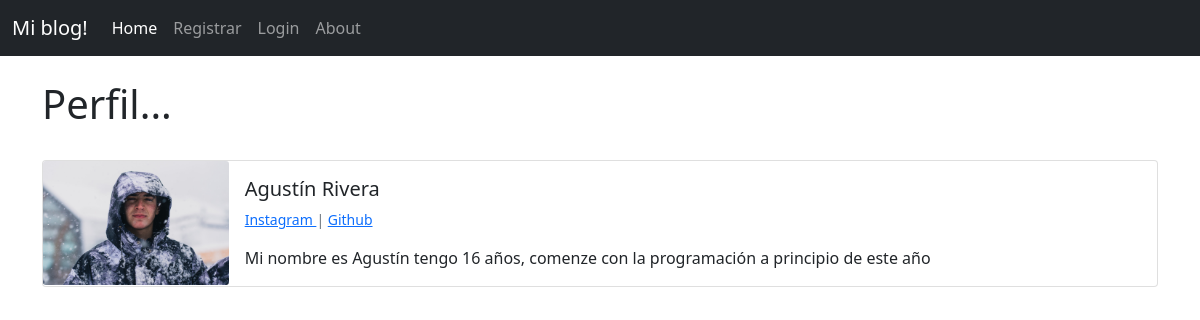
Page /appblog2/1/perfil/ on the earlier database version.
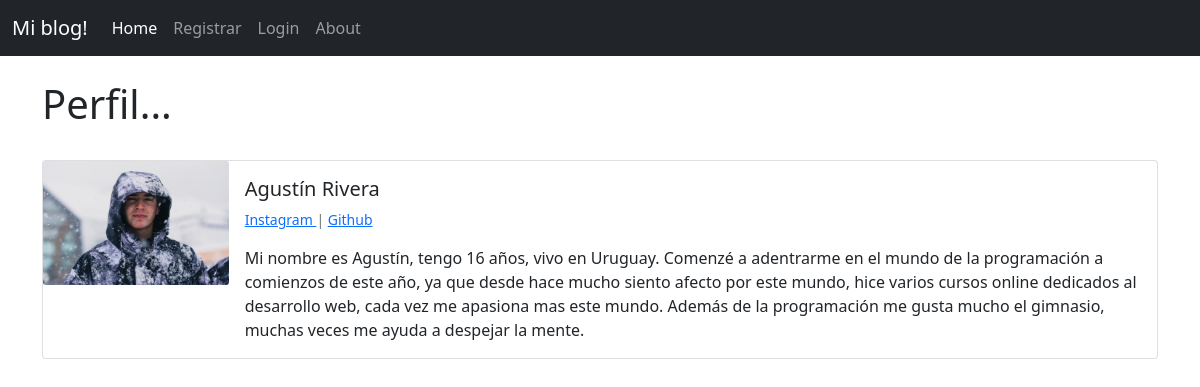
Same page on the later database version.
### appblog/models.py (models this page shows, shortened)
class Perfil(models.Model):
    user = models.OneToOneField(User, null=True, on_delete=models.CASCADE)
    bio = models.TextField()
    perfil_imagen = models.ImageField(null=True, blank=True, upload_to="imagenes/perfil/")
    Instagram_url = models.CharField(max_length=255, null=True, blank=True)
    github_url =  models.CharField(max_length=255, null=True, blank=True)
    fb_url = models.CharField(max_length=255, null=True, blank=True)
    web_url =  models.CharField(max_length=255, null=True, blank=True)
    Twitter_url = models.CharField(max_length=255, null=True, blank=True)

### appblog2/views.py (the view)
# urls.py: path('<pk>/perfil/', ShowProfilePageView.as_view(), name='show_profile'),
class ShowProfilePageView(DetailView):
    model = Perfil
    template_name = 'registration/user_profile.html'
    def get_context_data(self, *args, **kwargs):
        context = super(ShowProfilePageView, self).get_context_data(*args, **kwargs)
        page_user = get_object_or_404(Perfil, id=self.kwargs["pk"])
        context["page_user"] = page_user
        return context

### appblog2/templates/registration/user_profile.html (shortened to what this page needs)
{% extends 'appblog/base.html' %}
{% block contenido %}
<h1> Perfil... </h1>
<br/>
<div class="card mb-3" >
    <div class="row g-0">
        <div class="col-md-2">
{% if page_user.perfil_imagen %}
    <img src="{{ page_user.perfil_imagen.url }}" class="card-img" >
{% else %}
    <img src="https://180dc.org/wp-content/uploads/2016/08/default-profile.png" class="card-img" >
{% endif %}
        </div>
        <div class="col-md-10">
        <div class="card-body">
            <h5 class="card-title">
                {{ page_user.user.first_name}}
                {{page_user.user.last_name}}
            </h5>
        <p class= "small text-muted">
            {% if page_user.Instagram_url %}
                <a href="{{ page_user.Instagram_url }}">Instagram </a> |
            {% endif %}
            {% if page_user.github_url %}
                <a href="{{ page_user.github_url }}">Github </a>
            {% endif %}
            </p>
            <p class="card-text">{{ page_user.bio }}</p>
        </div>
        </div>
    </div>
    </div>
{% endblock %}

Differences in the rows shown:
changed Perfil "Agustín": bio "Mi nombre es Agustín tengo 16 años, comenze con la programación a principio de este año" → "Mi nombre es Agustín, tengo 16 años, vivo en Uruguay. Comenzé a adentrarme en el mundo de la programación a comienzos de este año, ya que desde hace mucho siento afecto por este mundo, hice varios cursos online dedicados al desarrollo web, cada vez me apasiona mas este mundo. Además de la programación me gusta mucho el gimnasio, muchas veces me ayuda a despejar la mente."
